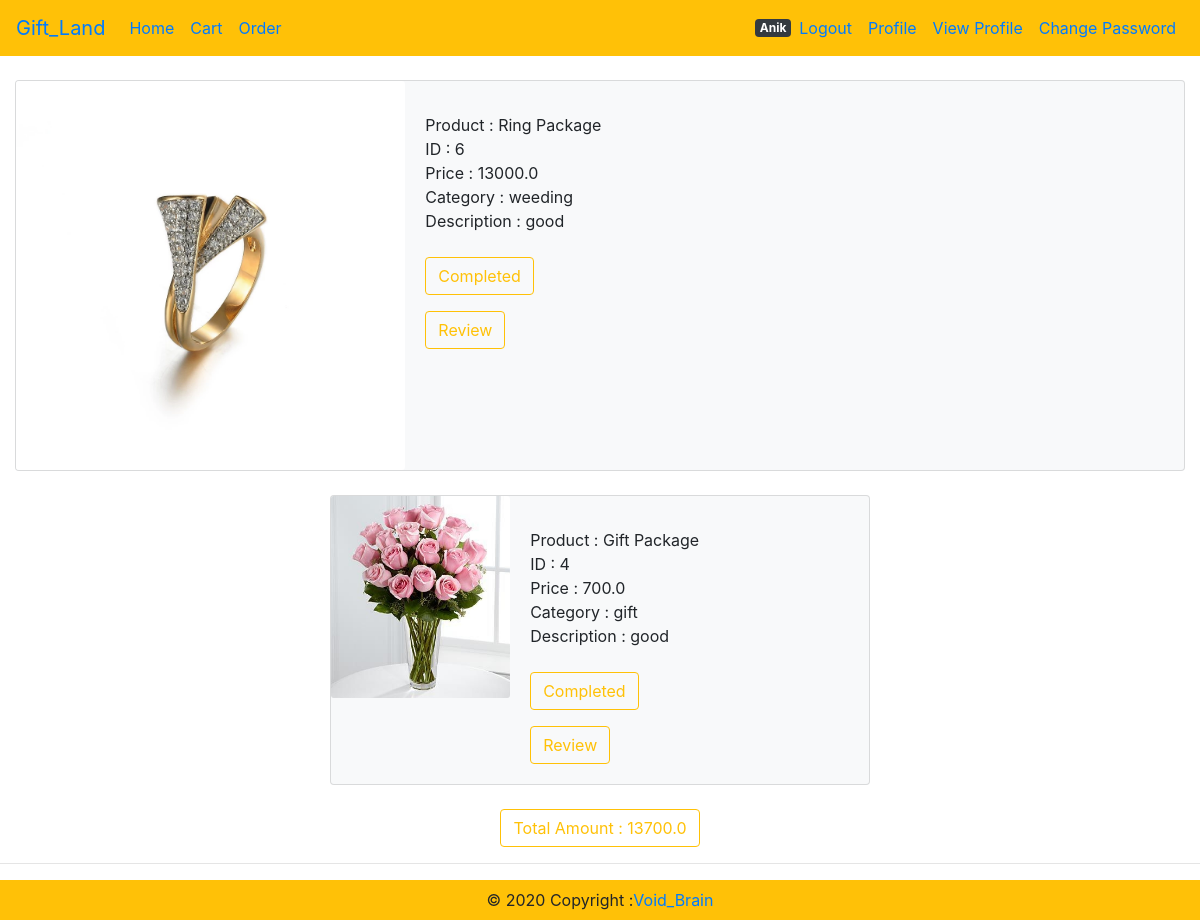
/orders/ (signed in), run on the app's committed database.
### ProductInfo/models.py (models this page shows, shortened)
class Order(models.Model):
    user = models.ForeignKey(User, on_delete=models.CASCADE)
    product = models.ForeignKey(Product, on_delete=models.CASCADE, null=True, blank=True)
    created_date = models.DateTimeField(auto_now_add=True, auto_now=False)
    updated_date = models.DateTimeField(auto_now_add=False, auto_now=True)
    STATUS_CHOICES = (
        ('Pending', 'Pending'),
        ('Approved', 'Approved'),
        ('Delivering', 'Delivering'),
        ('Completed', 'Completed')
    )
    status = models.CharField(max_length=30, choices=STATUS_CHOICES, default='Pending')
    PAYMENT_OPTION=(
        ('Bkash','Bkash'),
        ('Rocket','Rocket'),
        ('Cash on delivery','Cash on delivery'),
    )
    payment_method= models.CharField(max_length=100,choices=PAYMENT_OPTION,default='Cash on delivery')
    paid = models.BooleanField(default=False)
    transaction_id = models.CharField(max_length=100,null=True,blank=True)

class Product(models.Model):
    p_id=models.IntegerField(default=0)
    p_name=models.CharField(max_length=100)
    p_price=models.FloatField(blank=True)
    description=models.TextField(blank=True)
    category=models.CharField(max_length=100)
    p_image=models.ImageField(upload_to='product/images')
    reviews = models.ManyToManyField(Review)

### ProductInfo/views.py (the view)
# urls.py: path('orders/', Product_view.UserOrder),
@login_required
def UserOrder(request) :
    orders = Order(user=request.user)
    try :
        orders = Order.objects.filter(user=request.user)
        order_status = True
    except orders.DoesNotExist:
        orders = Order(user=request.user)
        order_status = False
    total = 0
    for i in orders :
        total += i.product.p_price
    context = {
        'orders' : orders,
        'order_status' : order_status,
        'total' : total
    }
    return render(request, 'ProductHtml/order.html', context)

### templates/ProductHtml/order.html (shortened to what this page needs)
{% extends 'base.html' %}
{% load crispy_forms_tags %}
{% block content  %}
{% if order_status == True %}
{% for order in orders %}
   {% if order.status == 'Completed' %}
   <br>
   <div class="col d-flex justify-content-center">
      <div class="card bg-light mb-2`" >
        <div class="row no-gutters">
         <div class="col-md-4">
           <img src="{{ order.product.p_image.url }}" class="card-img" alt="...">
         </div>
        <div class="col-md-8">
          <div class="card-body">
            <p class="card-text">
                Product : {{ order.product.p_name }} <br>
                ID : {{ order.product.p_id }} <br>
                Price : {{ order.product.p_price }} <br>
                Category : {{ order.product.category }} <br>
                Description : {{ order.product.description }} <br>
                <br>
                <button type="button" class="btn btn-outline-warning">{{ order.status }}</button>
            </p>
            <a href="{% url 'review' order.product.id %}" ><button type="submit" class="btn btn-outline-warning">Review</button></a>
          </div>
        </div>
      </div>
    </div>
</div>
{% endif %}
{% endfor %}
<br>
<div class="col d-flex justify-content-center">
    <button type="submit" class="btn btn-outline-warning">Total Amount : {{ total }}</button>
    {% else %}
    <button type="submit" class="btn btn-outline-warning">Total Amount : 0.00</button>
    {% endif %}
</div>
<hr>
{% endblock content %}

### templates/base.html (shortened to what this page needs)
<!doctype html>
<html lang="en">
  <head>
    <link rel="stylesheet" href="https://stackpath.bootstrapcdn.com/bootstrap/4.5.2/css/bootstrap.min.css">
  </head>
  <body>
<nav class="navbar navbar-expand-lg navbar-transparent bg-warning">
	<a class="navbar-brand" href="#">Gift_Land</a>
	<div class="collapse navbar-collapse" id="navbarSupportedContent">
	  <ul class="navbar-nav mr-auto">
		<li class="nav-item active">
		  <a class="nav-link" href="/">Home <span class="sr-only">(current)</span></a>
        </li>
        <li class="nav-item active">
            <a class="nav-link" href="/cart">Cart<span class="sr-only">(current)</span></a>
        </li>
        <li class="nav-item active">
            <a class="nav-link" href="/orders">Order<span class="sr-only">(current)</span></a>
		</li>
	  </ul>
	{% if user.is_authenticated %}
	    <span class="badge badge-dark">{{user.username}}</span>
	<ul class="navbar-nav  my-2 my-lg-0">
		<li class="nav-item active">
		  <a class="nav-link" href="/account/logout">Logout<span class="sr-only">(current)</span></a>
		</li>
        <li class="nav-item">
			<a class="nav-link" href="/profile">Profile</a>
		  </li>
		  <li class="nav-item">
			<a class="nav-link" href="/profileview">View Profile</a>
		  </li>
        <li class="nav-item">
			<a class="nav-link" href="/account/password_change">Change Password</a>
		</li>
	</ul>
	{% endif %}
	</div>
  </nav>
  {% block content %}
  {% endblock %}
<footer class="navbar navbar-expand-lg navbar-transparent bg-warning">
    <div class="col d-flex justify-content-center">© 2020 Copyright :
      <a href="https://dasanik70.blogspot.com/"> Void_Brain</a>
    </div>
  </footer>
  </body>
</html>

### data on the page
Order: product.p_image (picture), product.p_name "Ring Package", product.p_id "6", product.p_price "13000.0", product.category "weeding", product.description "good", status "Completed"
Order: product.p_image (picture), product.p_name "Gift Package", product.p_id "4", product.p_price "700.0", product.category "gift", product.description "good", status "Completed"

### other printed values
{{ user.username }} "Anik"
{{ total }} "13700.0"
